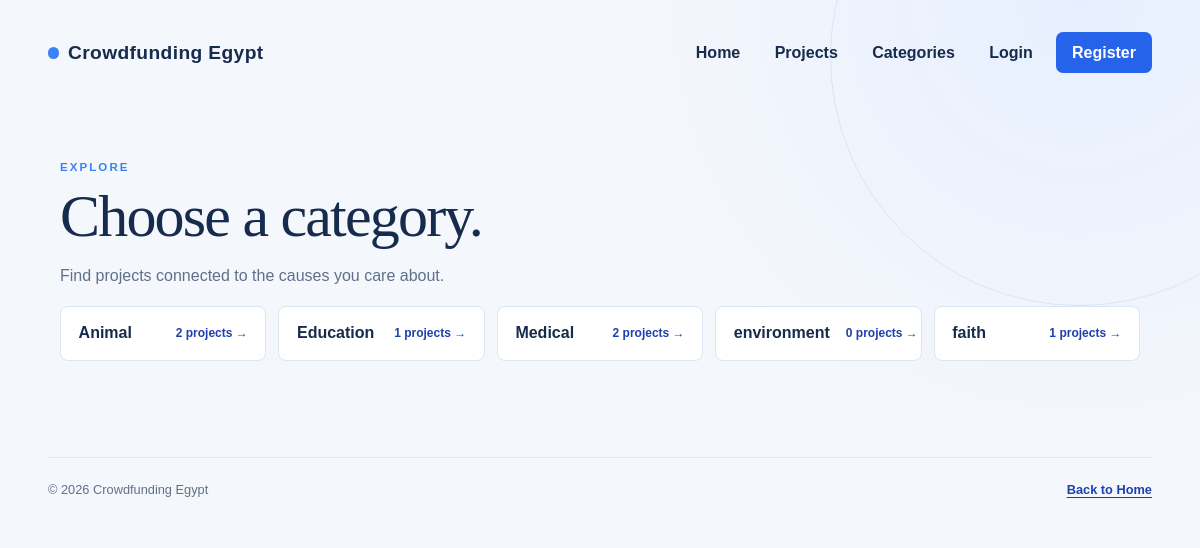
Page /categories/ on the committed database.
### projects/models.py (models this page shows, shortened)
class Category(models.Model):
    name = models.CharField(max_length=80, unique=True)
    slug = models.SlugField(max_length=90, unique=True, blank=True)
    class Meta:
        ordering = ('name',)
        verbose_name_plural = 'categories'

### projects/views.py (the view)
# urls.py: path('categories/', views.category_list, name='categories'),
def category_list(request):
    return render(request, 'projects/category_list.html', {'categories': Category.objects.all()})

### projects/templates/projects/category_list.html (shortened to what this page needs)
{% extends 'base.html' %}
{% block content %}
<section class="category-page"><span class="eyebrow">EXPLORE</span><h1>Choose a category.</h1><p>Find projects connected to the causes you care about.</p><div class="category-grid">{% for category in categories %}<a class="category-link" href="{% url 'projects:category' category.slug %}"><span>{{ category.name }}</span><strong>{{ category.projects.count }} projects &rarr;</strong></a>{% empty %}<p>No categories have been added yet.</p>{% endfor %}</div></section>
{% endblock %}

### static/css/site.css (style rules this page uses)
:root { --ink: #172b4d; --muted: #60708a; --paper: #f4f7fb; --card: #ffffff; --line: #dce5f0; --teal: #2563eb; --teal-dark: #1e40af; --coral: #3b82f6; --shadow: 0 18px 45px rgba(23, 43, 77, .1); }
* { box-sizing: border-box; }
body { min-height: 100vh; margin: 0; padding: 2rem clamp(1.25rem, 4vw, 4.5rem); background: radial-gradient(circle at 90% 0%, #e7efff 0, transparent 28rem), var(--paper); color: var(--ink); font-family: "Trebuchet MS", Arial, sans-serif; }
body::before { position: fixed; z-index: -1; top: -12rem; right: -8rem; width: 31rem; height: 31rem; border: 1px solid rgba(37, 99, 235, .1); border-radius: 50%; content: ""; }
a { color: var(--teal-dark); font-weight: 700; text-decoration-thickness: 1px; text-underline-offset: 3px; }
h1, h2 { font-family: Georgia, serif; font-weight: 400; letter-spacing: -.03em; }
h1 { margin: 0 0 .75rem; font-size: clamp(2.3rem, 5vw, 4rem); line-height: 1.02; }
p { color: var(--muted); line-height: 1.65; }
.eyebrow, .card-kicker { color: var(--coral); font-size: .72rem; font-weight: 700; letter-spacing: .18em; }
.category-grid { display: grid; grid-template-columns: repeat(auto-fit, minmax(190px, 1fr)); gap: .75rem; }
.category-link { display: flex; align-items: center; justify-content: space-between; gap: 1rem; padding: 1.1rem; border: 1px solid var(--line); border-radius: 8px; background: var(--card); color: var(--ink); text-decoration: none; }
.category-link strong { color: var(--teal-dark); font-size: .75rem; white-space: nowrap; }
.category-page { max-width: 1080px; margin: 0 auto; }
.category-page h1 { margin-top: .7rem; }

### rows in the picture
Category: name "Animal", projects.count "2"
Category: name "Education", projects.count "1"
Category: name "Medical", projects.count "2"
Category: name "environment", projects.count "0"
Category: name "faith", projects.count "1"
